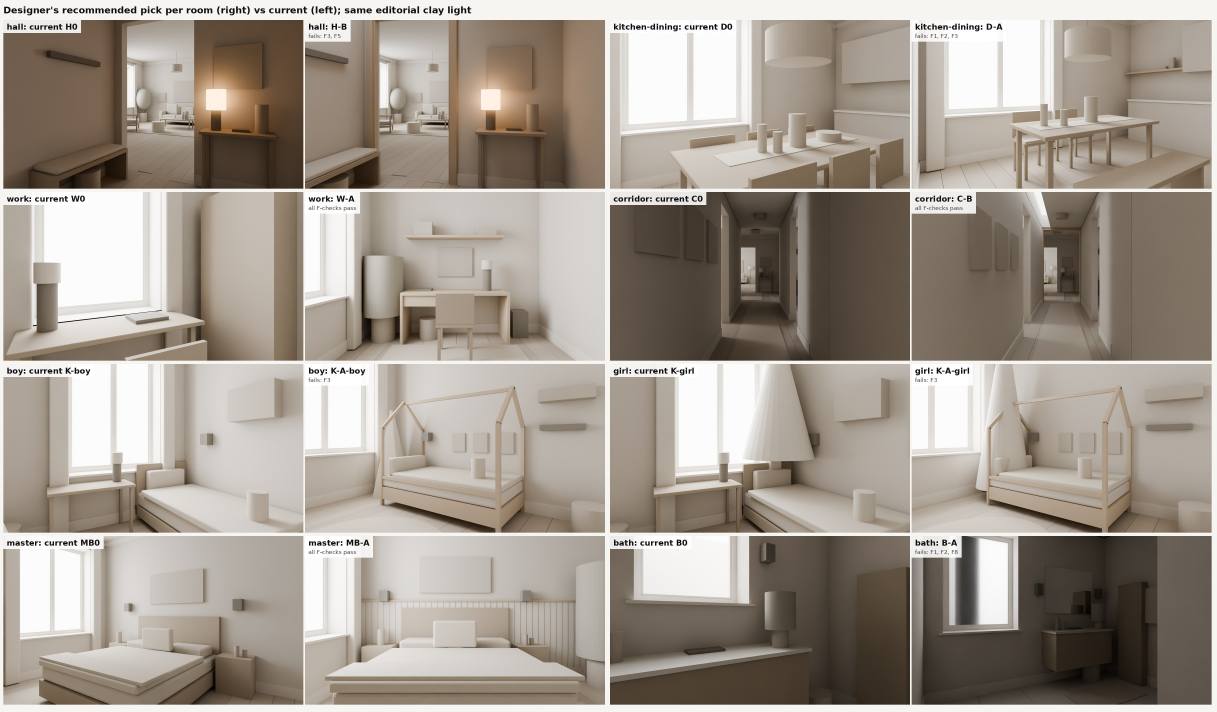
#> input picture assets/blockout/house/framing/all-picks.jpg, 3650 x 2134 px (shown at 1/3 size)
$ python overview.py ../../../../assets/blockout/house/framing/all-picks.jpg ../../../../assets/blockout/house/framing/bath-compare.jpg
#> lines starting #> are read from the running program, lines starting #| are printed output that depends on the picture
import sys, numpy as np
from PIL import Image
f=sys.argv[1]; out=sys.argv[2]
im=Image.open(f).convert('RGBA')
def comp(bg):
#> called with bg = (244, 241, 236)
    b=Image.new('RGBA',im.size,bg+(255,)); b.alpha_composite(im); return b.convert('RGB')
#> after `b = Image.new('RGBA', im.size, bg + (255,))`:
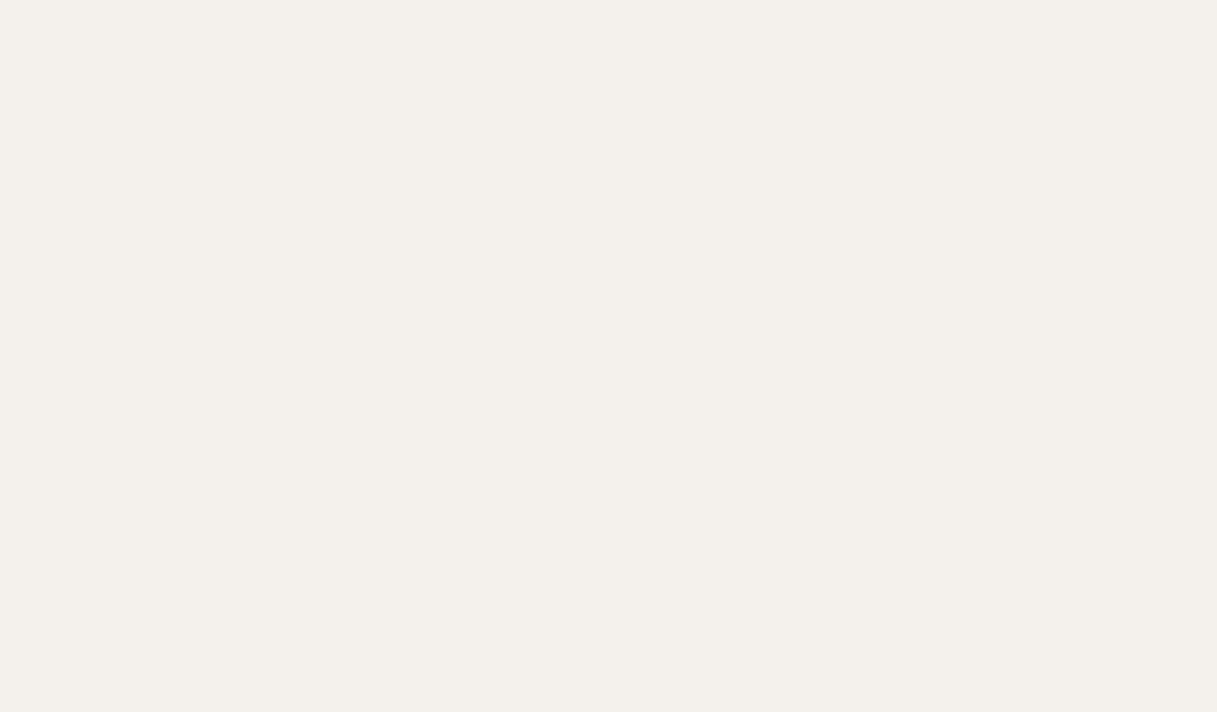
#> b: PIL image 3650x2134 RGBA (shown at 1/3 size); mean R, G, B, A 244, 241, 236, 255
#> in comp, returned value is the input picture: PIL image 3650x2134 RGB; mean R, G, B 162.9, 153.9, 143.8
p=comp((0xF4,0xF1,0xEC)); d=comp((0x3A,0x3A,0x3A))
W,H=im.size; s=900/H
#> after `W, H = im.size`: W = 3650; H = 2134
#> after `s = 900 / H`: s = 0.422
p=p.resize((round(W*s),900),Image.LANCZOS); d=d.resize((round(W*s),900),Image.LANCZOS)
c=Image.new('RGB',(p.width*2+10,900),(255,255,255)); c.paste(p,(0,0)); c.paste(d,(p.width+10,0)); c.save(out)
#> after `c = Image.new('RGB', (p.width * 2 + 10, 900), (255, 255, 255))`: c: PIL image 3088x900 RGB; every value is 255
#> after `c.paste(p, (0, 0))`:
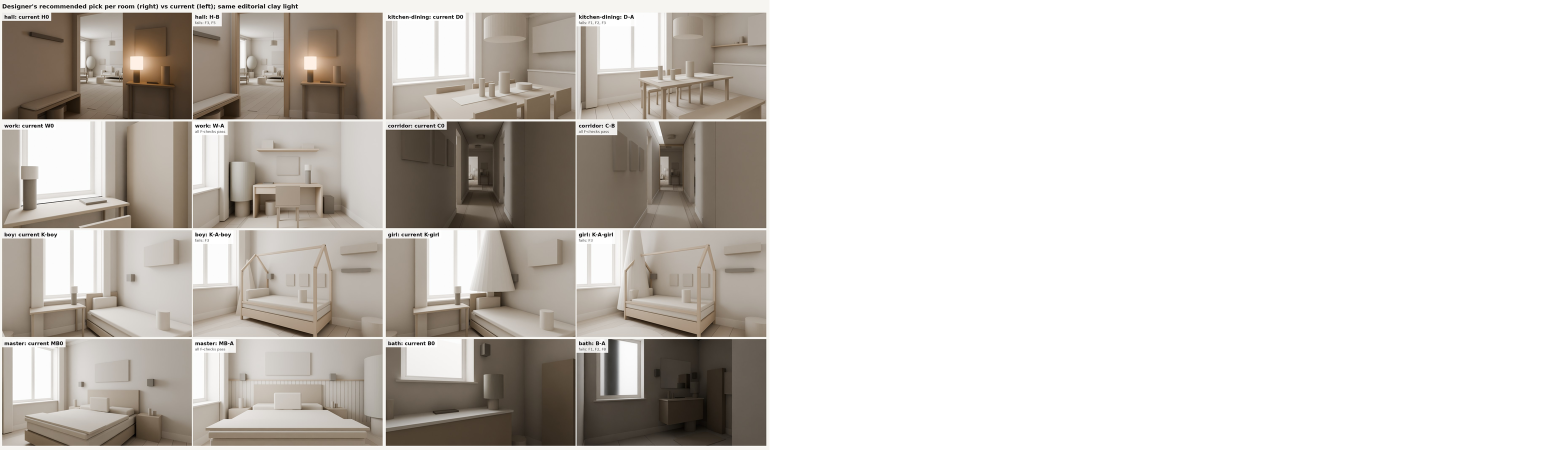
#> c: PIL image 3088x900 RGB (shown at 1/2 size); mean R, G, B 209.1, 204.6, 199.6
#> after `c.paste(d, (p.width + 10, 0))`:
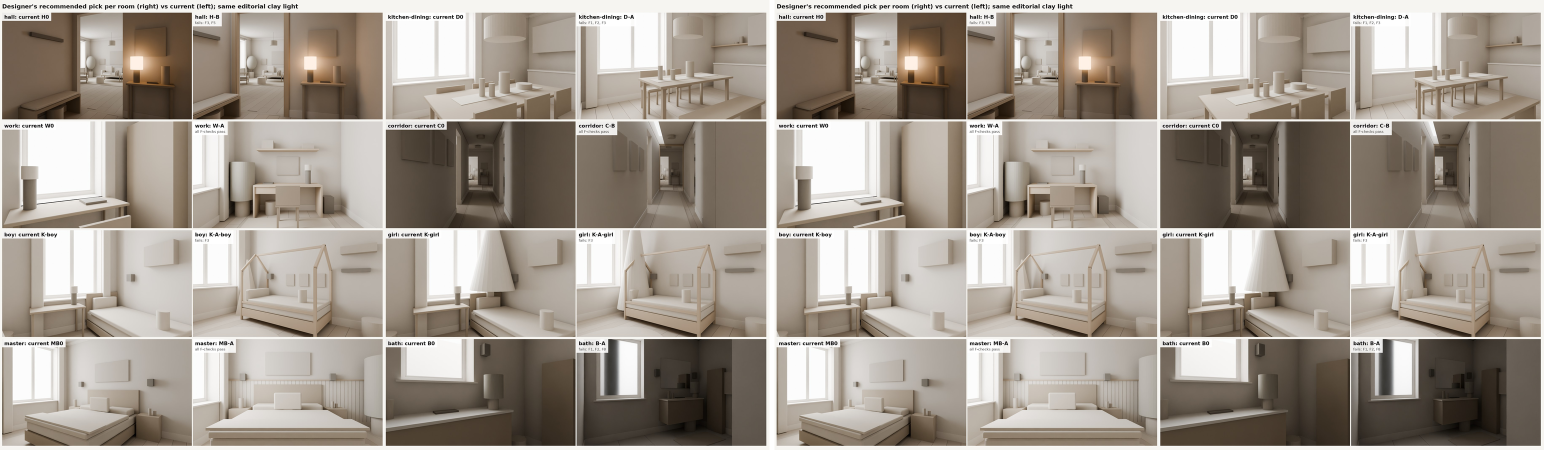
#> c: PIL image 3088x900 RGB (shown at 1/2 size); mean R, G, B 163.2, 154.2, 144.1

$ run again, on assets/blockout/house/framing/boy-compare.jpg
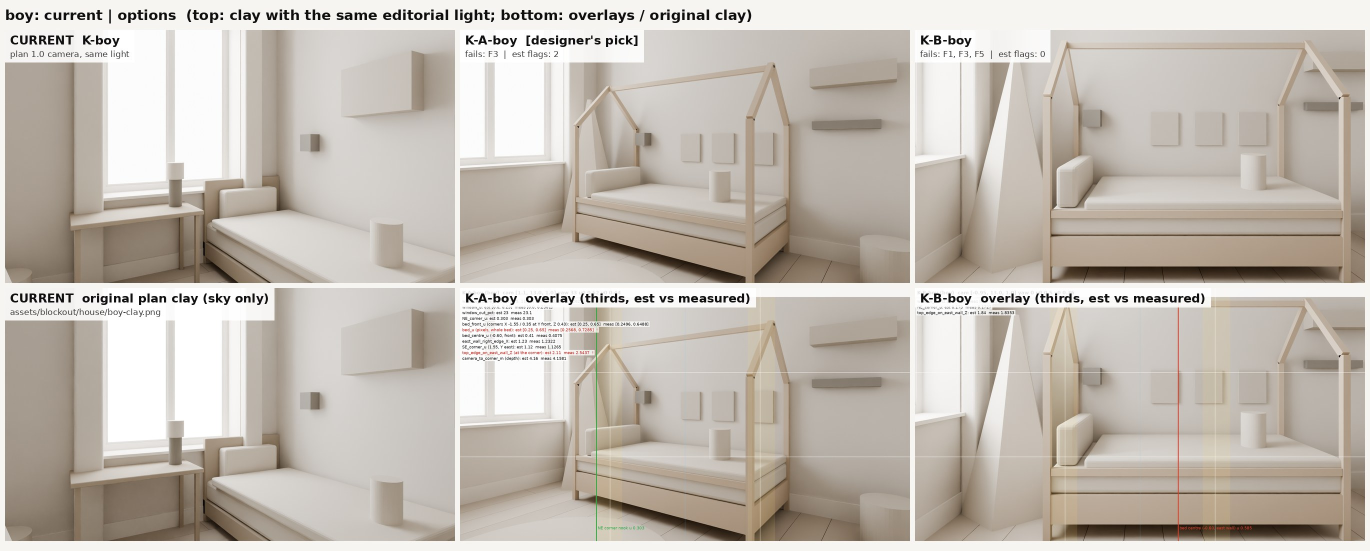
#> input picture assets/blockout/house/framing/boy-compare.jpg, 2740 x 1102 px (shown at 1/2 size)
#> in comp, returned value is the input picture: PIL image 2740x1102 RGB; mean R, G, B 194.3, 186.9, 178.1
#> c: PIL image 4486x900 RGB; every value is 255
#> `c.paste(p, (0, 0))`:
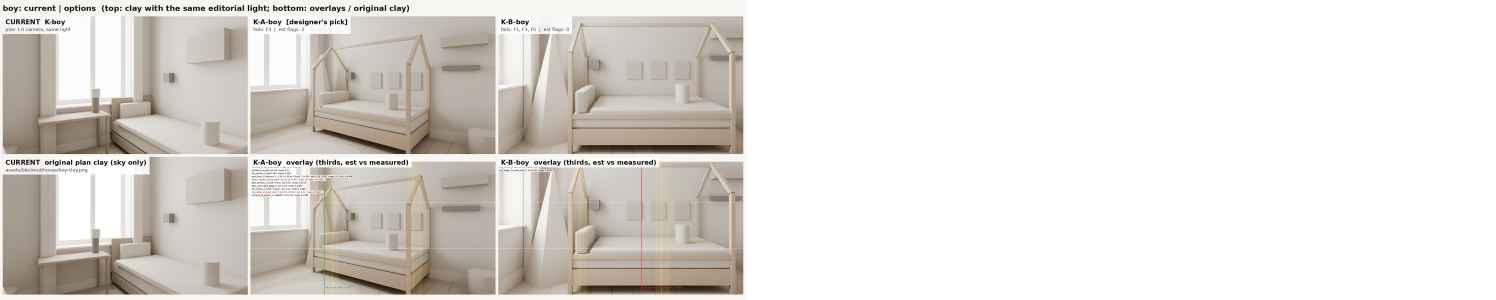
#> c: PIL image 4486x900 RGB (shown at 1/3 size); mean R, G, B 224.7, 221, 216.6
#> `c.paste(d, (p.width + 10, 0))`:
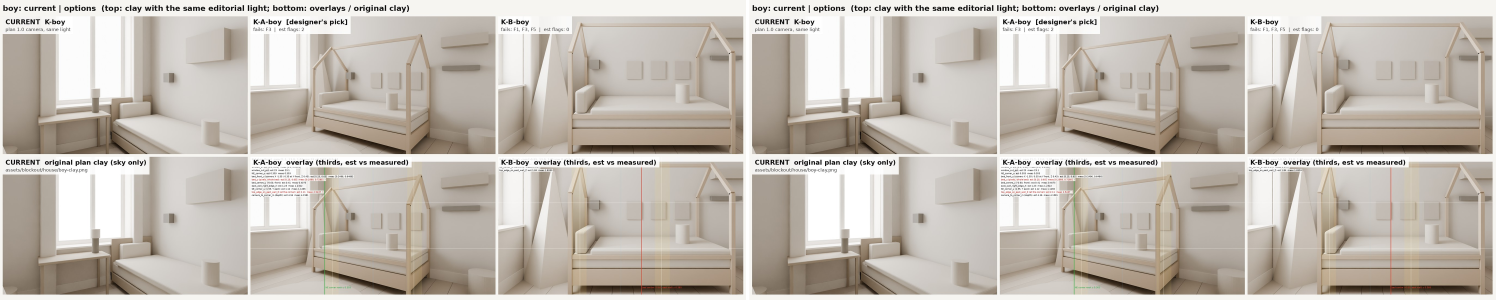
#> c: PIL image 4486x900 RGB (shown at 1/3 size); mean R, G, B 194.4, 187, 178.2

$ run again, on assets/blockout/house/framing/corridor-compare.jpg
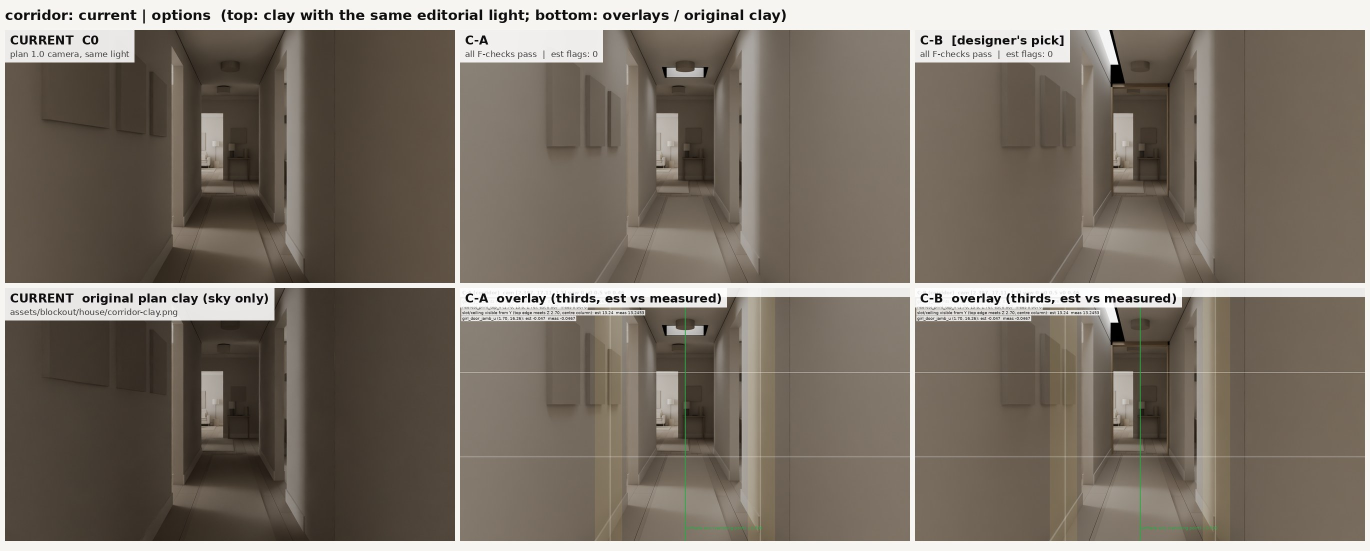
#> input picture assets/blockout/house/framing/corridor-compare.jpg, 2740 x 1102 px (shown at 1/2 size)
#> in comp, returned value is the input picture: PIL image 2740x1102 RGB; mean R, G, B 123, 113.9, 103.3
#> c: PIL image 4486x900 RGB; every value is 255
#> `c.paste(p, (0, 0))`:
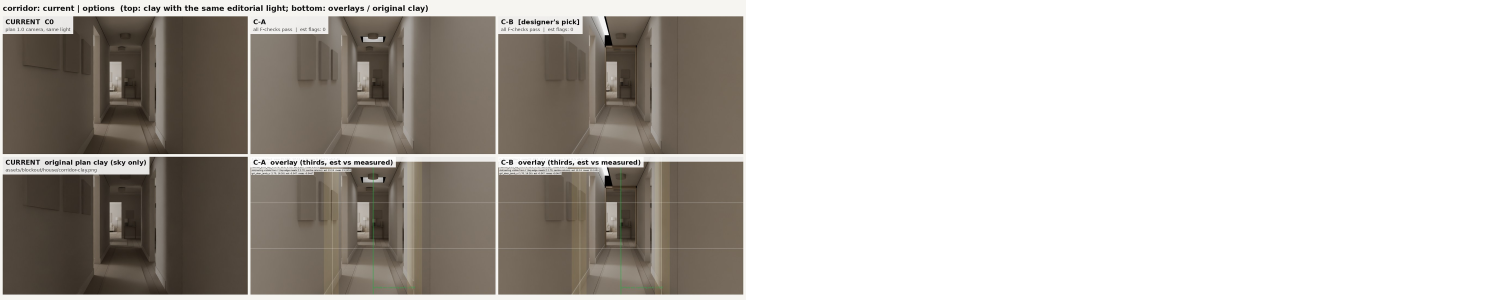
#> c: PIL image 4486x900 RGB (shown at 1/3 size); mean R, G, B 189.1, 184.6, 179.3
#> `c.paste(d, (p.width + 10, 0))`:
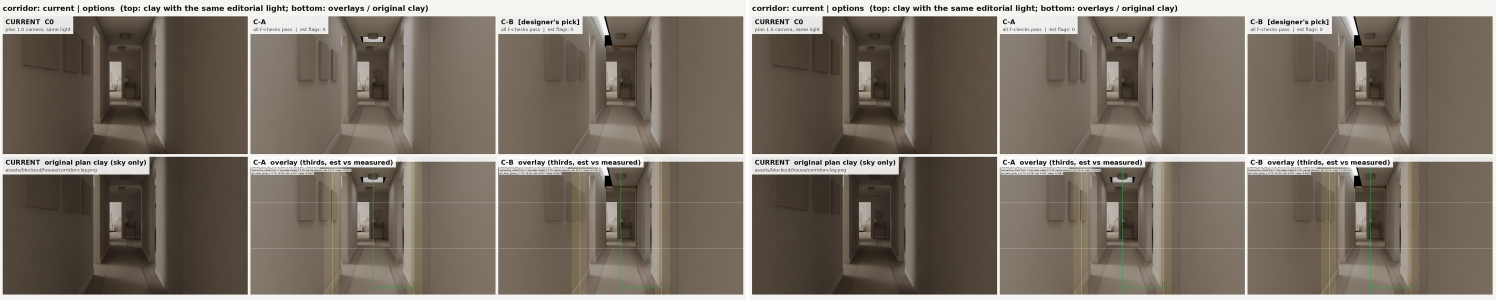
#> c: PIL image 4486x900 RGB (shown at 1/3 size); mean R, G, B 123.3, 114.2, 103.6

$ run again, on assets/blockout/house/framing/girl-compare.jpg
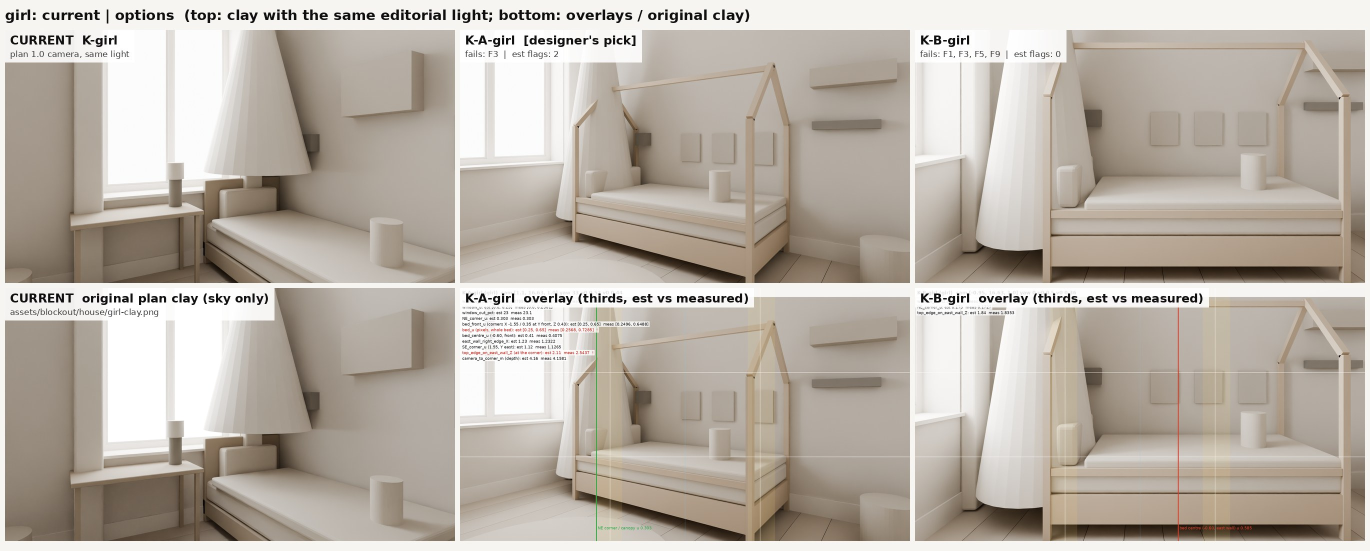
#> input picture assets/blockout/house/framing/girl-compare.jpg, 2740 x 1102 px (shown at 1/2 size)
#> in comp, returned value is the input picture: PIL image 2740x1102 RGB; mean R, G, B 185.3, 177.1, 167.3
#> c: PIL image 4486x900 RGB; every value is 255
#> `c.paste(p, (0, 0))`:
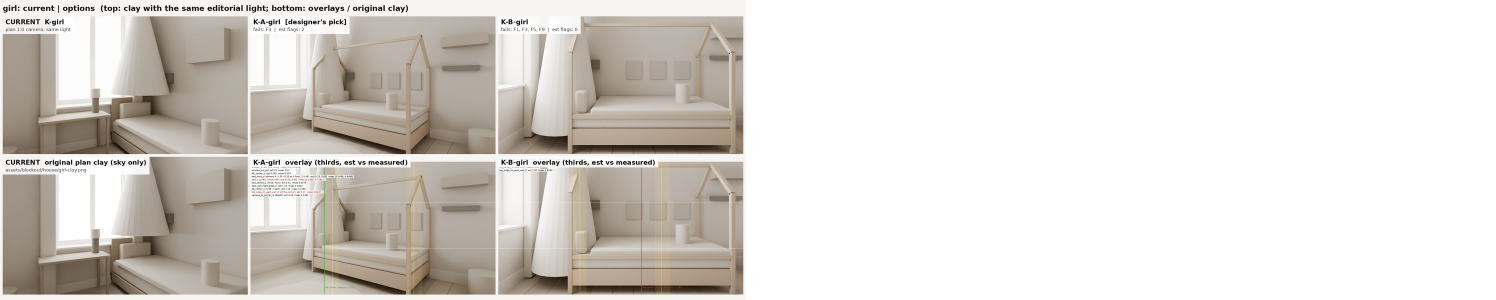
#> c: PIL image 4486x900 RGB (shown at 1/3 size); mean R, G, B 220.2, 216.1, 211.2
#> `c.paste(d, (p.width + 10, 0))`:
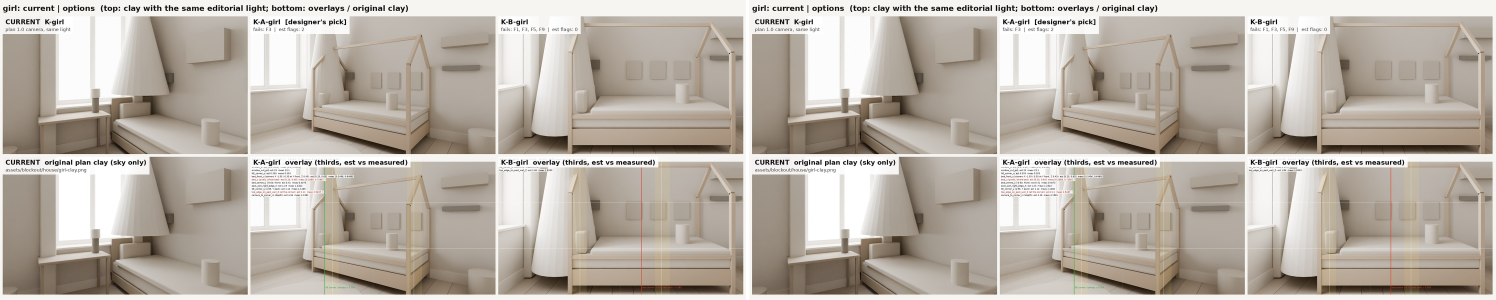
#> c: PIL image 4486x900 RGB (shown at 1/3 size); mean R, G, B 185.5, 177.3, 167.5
